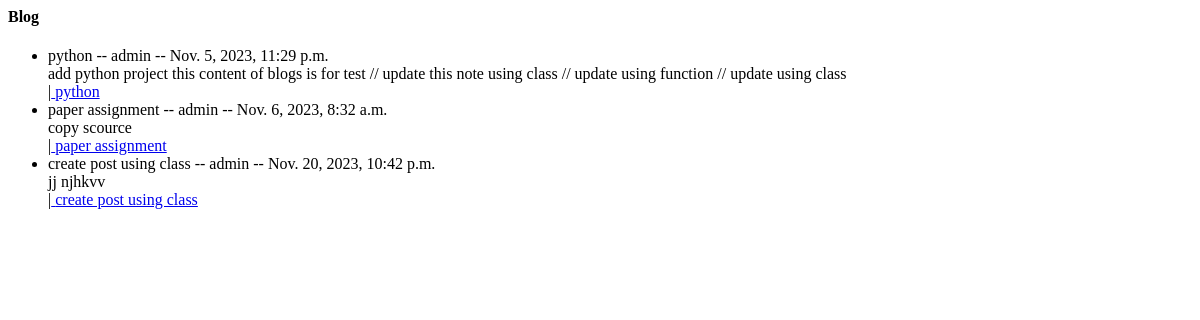
The app's page /posts/, older data.
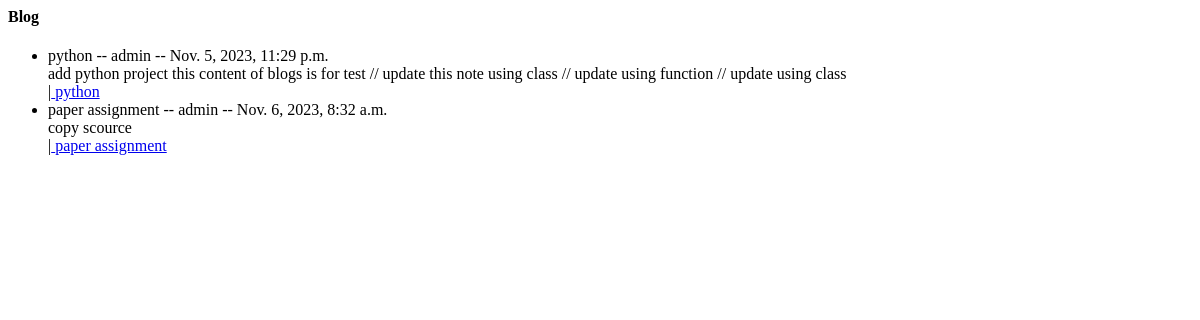
The same page, newer data.
### posts/models.py (models this page shows)
class Posts(models.Model):
    auther = models.ForeignKey(User,related_name='post_auther',on_delete=models.CASCADE)
    title = models.CharField(max_length=100)
    content = models.TextField(max_length=20000)
    draft = models.BooleanField(default=True)
    publish_date = models.DateTimeField(default=timezone.now)
    image = models.ImageField(upload_to='post')
    category = models.ForeignKey('Category',related_name='post_category',on_delete=models.SET_NULL,null=True)
    tags = TaggableManager()
    def __str__(self):
        return self.title

### posts/views.py (the view)
# urls.py: path('posts/',post_list),
def post_list(request):
    data = Posts.objects.all() # هنا قمنا بانشاء نسخة من الكلاس ونجلب جميع البيانات في لست
    context = {
    'ali': data
    }
    return render(request,'posts/posts_list.html',context)

### posts/templates/posts/posts_list.html
<h4>Blog</h4>
<ul>
{% for post in ali  %}
  <li>
    {{post.title}} -- {{post.auther}} -- {{post.publish_date}}
       <br> {{post.content}}
       <br>
   |<a href="/posts/{{post.id}}"> {{post}}</a>
  </li>
    {% endfor %}
</ul>

Row changes from the older to the newer data that the page shows:
removed Posts: title "create post using class", auther "admin", publish_date "Nov. 20, 2023, 10:42 p.m.", content "jj njhkvv"
